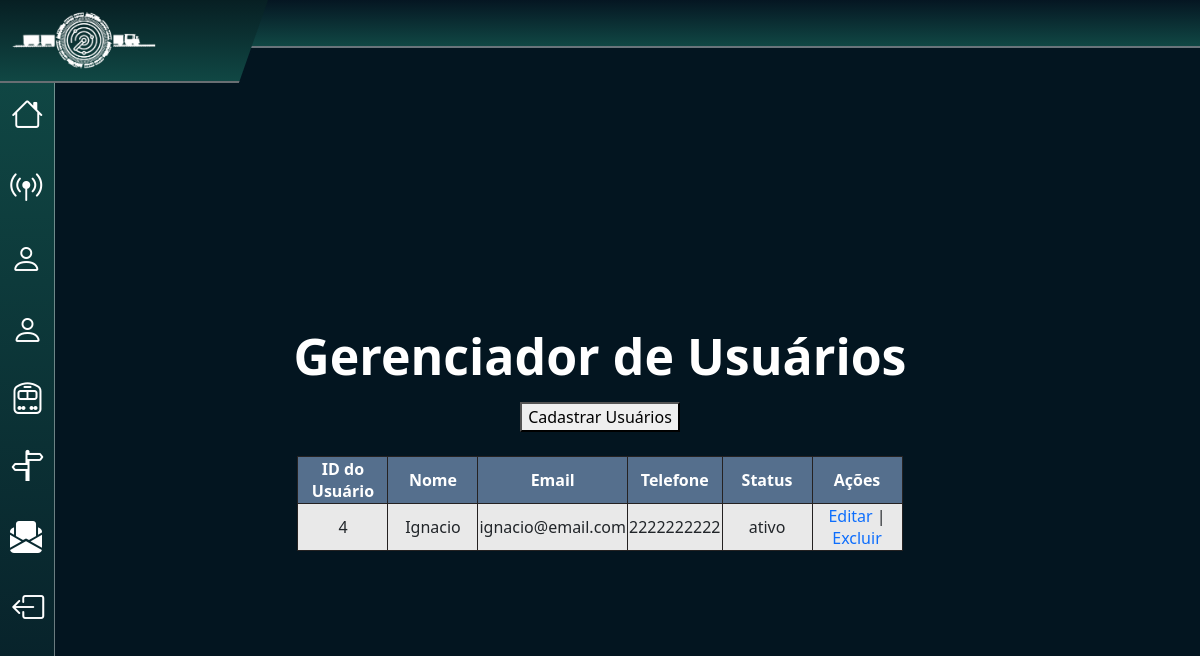
The app's page /public/usuarios/usuarios.php (signed in) with its own data.
### tables this page shows
create table usuarios (
    id int primary key auto_increment,
    nome varchar(100) not null,
    email varchar(100) not null,
    telefone varchar(15) not null,
    senha varchar(100) not null,
    cargo enum('administrador', 'usuario') not null,
    status enum('ativo', 'inativo') not null
);

### public/usuarios/usuarios.php (the view, shortened to what this page needs)
<?php
include '../../infra/connect.php';
$resultado = mysqli_query($conn, "SELECT * FROM usuarios WHERE cargo = 'usuario'");
?>
<html lang="en">
<head>
    <link href="https://cdn.jsdelivr.net/npm/bootstrap@5.3.8/dist/css/bootstrap.min.css" rel="stylesheet"
>
    <link rel="stylesheet" href="https://cdn.jsdelivr.net/npm/bootstrap-icons@1.13.1/font/bootstrap-icons.min.css">
    <link rel="stylesheet" href="../../assets/styles/style.css">
</head>
<body>
    <div class="corpo">
    <main>
        <br>
    <br>
        <br>
        <br>
        <form method="POST">
           <h1 class="titulo_home2">Gerenciador de Usuários</h1>
        </form>
                     <a href="cadastro_usuarios.php"><button>Cadastrar Usuários</button></a>
                     <br>
                     <br>
        <div class="table_usuarios">
            <div class="table_usuarios_centro">
        <table>
            <thead>
                <tr>
                    <th>ID do Usuário</th>
                    <th>Nome</th>
                    <th>Email</th>
                    <th>Telefone</th>
                    <th>Status</th>
                    <th>Ações</th>
                </tr>
            </thead>
            <tbody>
                    </div>
                    </div>
                    <?php
                    while ($usuario = mysqli_fetch_assoc($resultado)) {
                        echo "<tr>";
                        echo "<td>{$usuario['id']}</td>";
                        echo "<td>{$usuario['nome']}</td>";
                        echo "<td>{$usuario['email']}</td>";
                        echo "<td>{$usuario['telefone']}</td>";
                        echo "<td>{$usuario['status']}</td>";
                        echo "<td>
                                <a href='../usuarios/editar_usuarios.php?id={$usuario['id']}'>Editar</a> |
                                <a href='../usuarios/excluir_usuarios.php?id={$usuario['id']}' onclick=\"return confirm('Tem certeza que deseja excluir este usuario?');\">Excluir</a>
                              </td>";
                        echo "</tr>";
                    }
                    ?>
    </main>
</div>
<header><?php include '../../scripts/navbar.php'; ?></header>

### assets/styles/style.css (style rules this page uses)
:root { --cor-fundo: #031520; --cor-fundo-2: #9D9D9D; --cor-fundo-3: #a1a1a1; --cor-texto: #000000; --cor-erro: #ff0000; --cor-sucesso: #00ff4c; --cor-navbar1: #104744; --cor-navbar2: #051622; --cor-caixa_sensores: #c7c7c7; }
body { background-color: var(--cor-fundo); }
th, td { width: 90px; height: 40px; text-align: center; border: 1px solid #252222; background:#e9e9e9; }
th { background: #556f8d; color: white; }
.corpo { justify-content: center; text-align: center; }
.table_usuarios { display: flex; justify-content: center; }
.table_usuarios_centro { text-align: center; }
a { text-decoration: none; }
.titulo_home2 { color: #ffffff; font-size: 50px; font-weight: bold; }
.corpo { display: flex; justify-content: center; align-items: center; min-height: calc(100vh - 60px); padding-top: 40px; box-sizing: border-box; }

### records on screen
usuarios: id "4", nome "Ignacio", email "ignacio@email.com", telefone "2222222222", status "ativo"
